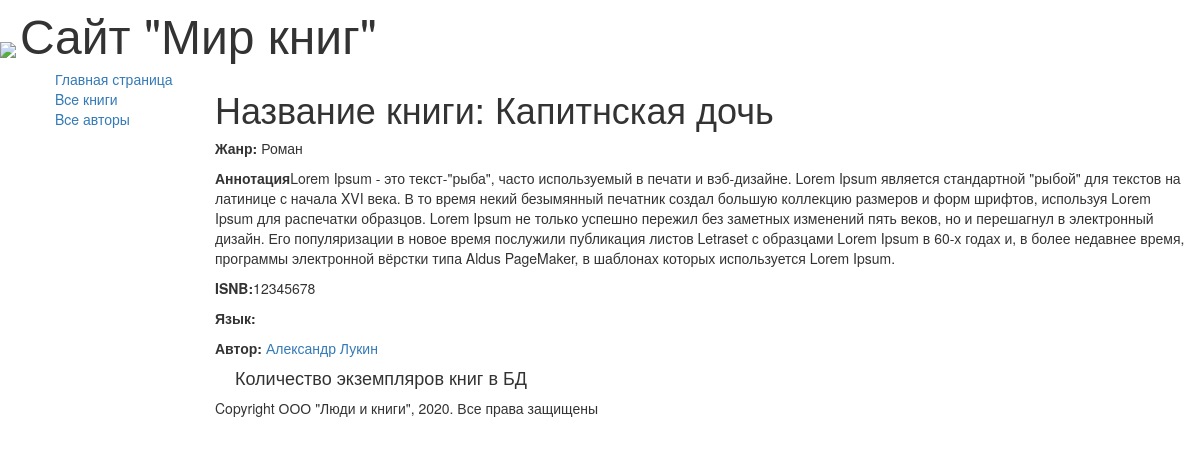
Before: /book/1 with the older database file.
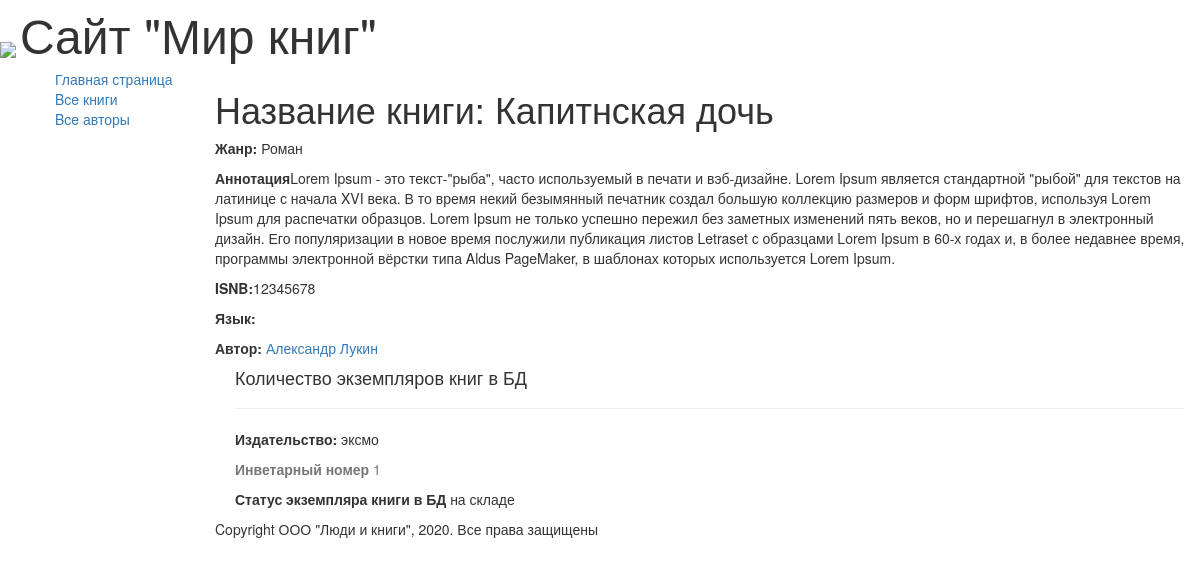
After: the same page with the newer database file.
### catalog/models.py (models this page shows, shortened)
class Author(models.Model):
    first_name = models.CharField(max_length=100,
                                  help_text='Введите имя автора',
                                  verbose_name='Имя автора')
    last_name = models.CharField(max_length=100,
                                 help_text='Введите фамилию автора',
                                 verbose_name='Фамилия автора')
    date_of_birth = models.DateField(
                                  help_text='Введите дату рождения',
                                  verbose_name='Дата рождения',
                                  null=True, blank=True)
    date_of_death = models.DateField(
                                help_text='Введите дату смерти',
                                verbose_name='Дата смерти',
                                null=True, blank=True)

class BookInstance(models.Model):
    book = models.ForeignKey('Book', on_delete=models.CASCADE, null=True)
    inv_nom = models.CharField(max_length=20, null=True,
                               help_text="Введите инвентарный номер",
                               verbose_name="Инвентарный номер")
    imprint = models.CharField(max_length=200,
                               help_text="Введите издательство и год выпуска",
                               verbose_name="Издательство")
    status = models.ForeignKey('Status', on_delete=models.CASCADE,
                               null=True,
                               help_text='Изменить состояние экземпляра',
                               verbose_name="Статус экземпляра книги")
    due_back = models.DateField(null=True, blank=True,
                                help_text="Введите конец срока статуса",
                                verbose_name="Дата окончания статуса")

class Status(models.Model):
    name = models.CharField(max_length=20,
                            help_text="Введите статус экземпляра книги",
                            verbose_name="Статус экземпляра книги")
    def __str__(self):
        return self.name

### catalog/views.py (the view)
# urls.py: url(r'book/(?P<pk>\d+)$', views.BookDetailView.as_view(), name='book-detail'),
class BookDetailView(generic.DetailView):
    model = Book

### catalog/models.py (called while the page is built)
    def __str__(self):
        return self.name

### catalog/templates/catalog/book_detail.html (shortened to what this page needs)
{% extends "base_generic.html" %}
{% block content %}
    <h1>Название книги: {{ book.title }} </h1>
    <p><strong>Жанр: </strong>{{ book.genre }}</p>
    <p><strong>Аннотация</strong>{{book.summary }}</p>
    <p><strong>ISNB:</strong>{{ book.isbn}}</p>
    <p><strong>Язык:</strong>{{ book.language }}</p>
        {% for author in book.author.all %}
            <p><strong>Автор:</strong>
                <a href=""> {{ author.first_name }}
                    {{ author.last_name }} </a></p>
        {% endfor %}
    <div style="margin-left:20px;margin-top20px">
        <h4>Количество экземпляров книг в БД </h4>
        {% for copy in book.bookinstance_set.all %}
            <hr>
            <p><strong>Издательство:</strong> {{ copy.imprint }} </p>
            <p class="text-muted"><strong>Инветарный номер</strong> {{copy.id}}</p>
            <p><strong>Статус экземпляра книги в БД</strong> {{copy.status}}</p>
            {% endfor %}
    </div>
{% endblock %}

Changed rows visible on the page:
added BookInstance: imprint "эксмо", id "1", status "на складе"
